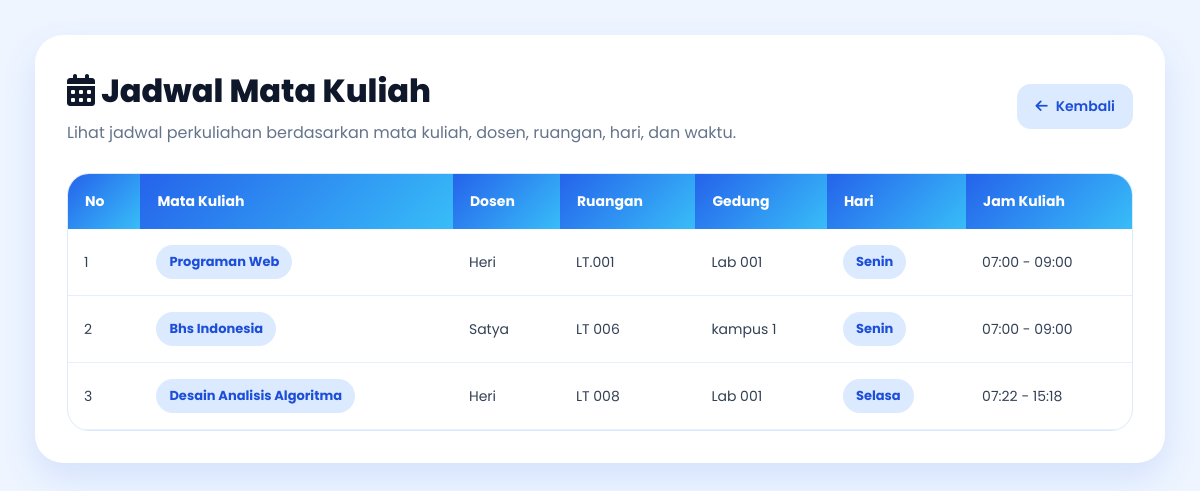
Page /jadwal-matakuliah.php (signed in) on the earlier database version.
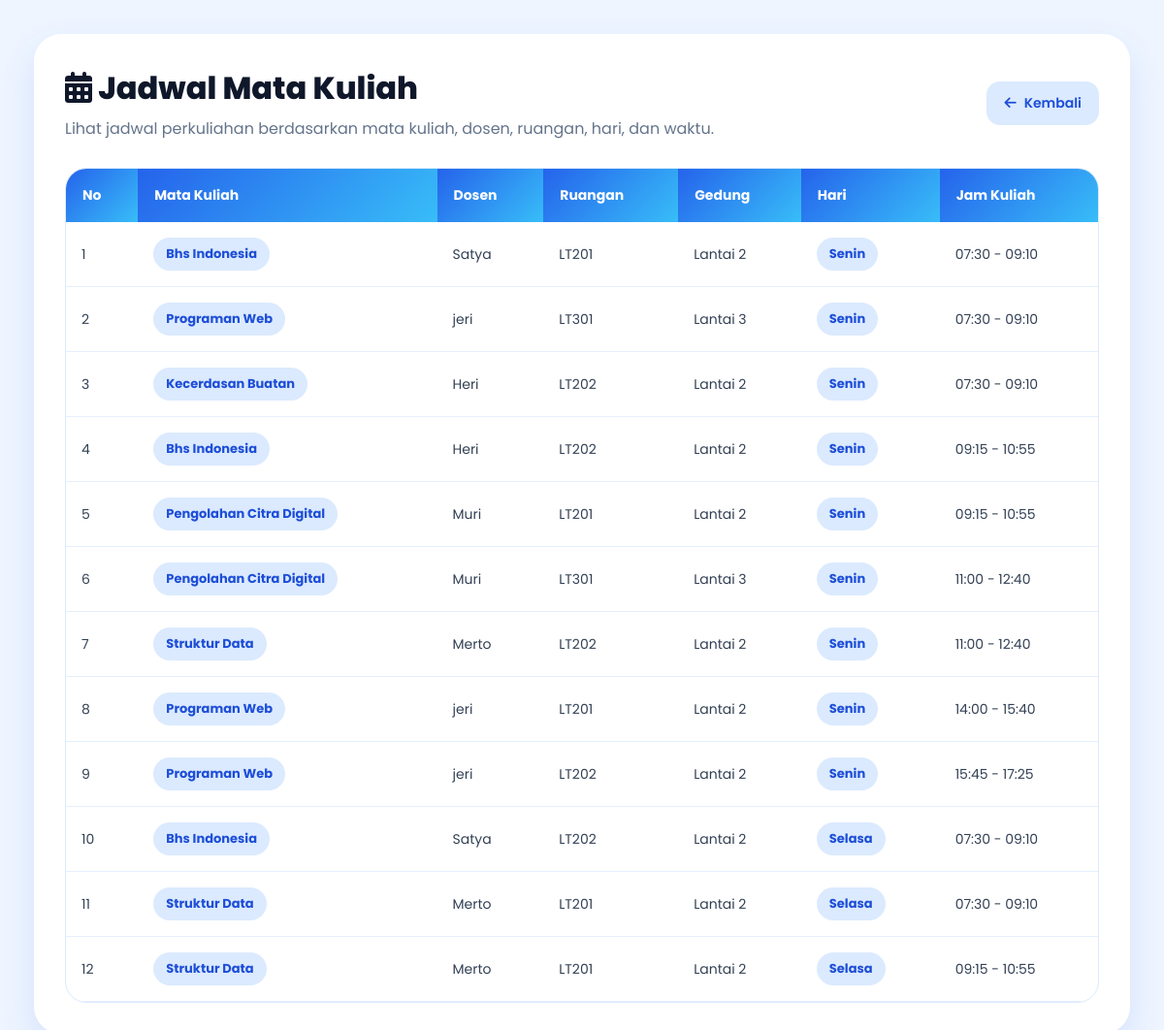
Same page on the later database version.
### tables this page shows
CREATE TABLE `jadwal_kuliah` (
  `id_jadwal` int(11) NOT NULL,
  `id_matkul` int(11) NOT NULL,
  `id_dosen` int(11) NOT NULL,
  `id_ruang` int(11) NOT NULL,
  `kelas` varchar(20) NOT NULL DEFAULT '-',
  `gedung` varchar(100) NOT NULL,
  `hari` varchar(20) NOT NULL,
  `waktu_mulai` time NOT NULL,
  `waktu_selesai` time NOT NULL
);

CREATE TABLE `mata_kuliah` (
  `id_matkul` int(11) NOT NULL,
  `nama_matkul` varchar(100) NOT NULL,
  `sks` int(11) NOT NULL
);

CREATE TABLE `dosen` (
  `id_dosen` int(11) NOT NULL,
  `nama_dosen` varchar(100) NOT NULL,
  `email_dosen` varchar(100) NOT NULL,
  `password` varchar(255) NOT NULL
);

CREATE TABLE `ruangan` (
  `id_ruang` int(11) NOT NULL,
  `nama_ruang` varchar(50) NOT NULL,
  `gedung` varchar(100) NOT NULL
);

### jadwal-matakuliah.php (the view, shortened to what this page needs)
<?php
include "connect.php";
$query = "
SELECT
    jadwal_kuliah.id_jadwal,
    jadwal_kuliah.hari,
    jadwal_kuliah.waktu_mulai,
    jadwal_kuliah.waktu_selesai,
    jadwal_kuliah.gedung,
    mata_kuliah.nama_matkul,
    dosen.nama_dosen,
    ruangan.nama_ruang
FROM jadwal_kuliah
LEFT JOIN mata_kuliah
ON jadwal_kuliah.id_matkul = mata_kuliah.id_matkul
LEFT JOIN dosen
ON jadwal_kuliah.id_dosen = dosen.id_dosen
LEFT JOIN ruangan
ON jadwal_kuliah.id_ruang = ruangan.id_ruang
ORDER BY
FIELD(jadwal_kuliah.hari, 'Senin', 'Selasa', 'Rabu', 'Kamis', 'Jumat', 'Sabtu', 'Minggu'),
jadwal_kuliah.waktu_mulai ASC
";
$data = mysqli_query($conn, $query);
?>
<!DOCTYPE html>
<html lang="id">
<head>
<link rel="stylesheet" href="https://cdnjs.cloudflare.com/ajax/libs/font-awesome/6.5.1/css/all.min.css">
</head>
<body>
<div class="container">
    <div class="header">
        <div class="title">
            <h1>
                <i class="fa-solid fa-calendar-days"></i>
                Jadwal Mata Kuliah
            </h1>
            <p>Lihat jadwal perkuliahan berdasarkan mata kuliah, dosen, ruangan, hari, dan waktu.</p>
        </div>
        <a href="dashboard-user.php" class="btn">
            <i class="fa-solid fa-arrow-left"></i>
            Kembali
        </a>
    </div>
    <div class="table-box">
        <table id="jadwalTable">
            <thead>
                <tr>
                    <th>No</th>
                    <th>Mata Kuliah</th>
                    <th>Dosen</th>
                    <th>Ruangan</th>
                    <th>Gedung</th>
                    <th>Hari</th>
                    <th>Jam Kuliah</th>
                </tr>
            </thead>
            <tbody>
                <?php if (mysqli_num_rows($data) > 0) { ?>
                    <?php $no = 1; ?>
                    <?php while ($d = mysqli_fetch_assoc($data)) { ?>
                        <tr>
                            <td><?php echo $no++; ?></td>
                            <td>
                                <span class="badge">
                                    <?php echo $d['nama_matkul'] ? $d['nama_matkul'] : 'Mata kuliah tidak ditemukan'; ?>
                                </span>
                            </td>
                            <td>
                                <?php echo $d['nama_dosen'] ? $d['nama_dosen'] : 'Dosen tidak ditemukan'; ?>
                            </td>
                            <td>
                                <?php echo $d['nama_ruang'] ? $d['nama_ruang'] : 'Ruangan tidak ditemukan'; ?>
                            </td>
                            <td>
                                <?php echo $d['gedung']; ?>
                            </td>
                            <td>
                                <span class="badge">
                                    <?php echo $d['hari']; ?>
                                </span>
                            </td>
                            <td>
                                <?php echo substr($d['waktu_mulai'], 0, 5); ?>
                                -
                                <?php echo substr($d['waktu_selesai'], 0, 5); ?>
                            </td>
                        </tr>
                    <?php } ?>
                <?php } ?>
            </tbody>
        </table>
    </div>
</div>
</body>
</html>

Differences in the rows shown:
removed jadwal_kuliah: id_matkul.nama_matkul "Programan Web", id_dosen.nama_dosen "Heri", id_ruang.nama_ruang "LT.001", gedung "Lab 001", hari "Senin", waktu_mulai "07:00", waktu_selesai "09:00"
removed jadwal_kuliah: id_matkul.nama_matkul "Bhs Indonesia", id_dosen.nama_dosen "Satya", id_ruang.nama_ruang "LT 006", gedung "kampus 1", hari "Senin", waktu_mulai "07:00", waktu_selesai "09:00"
removed jadwal_kuliah: id_matkul.nama_matkul "Desain Analisis Algoritma", id_dosen.nama_dosen "Heri", id_ruang.nama_ruang "LT 008", gedung "Lab 001", hari "Selasa", waktu_mulai "07:22", waktu_selesai "15:18"
added jadwal_kuliah: id_matkul.nama_matkul "Bhs Indonesia", id_dosen.nama_dosen "Satya", id_ruang.nama_ruang "LT201", gedung "Lantai 2", hari "Senin", waktu_mulai "07:30", waktu_selesai "09:10"
added jadwal_kuliah: id_matkul.nama_matkul "Programan Web", id_dosen.nama_dosen "jeri", id_ruang.nama_ruang "LT301", gedung "Lantai 3", hari "Senin", waktu_mulai "07:30", waktu_selesai "09:10"
added jadwal_kuliah: id_matkul.nama_matkul "Kecerdasan Buatan", id_dosen.nama_dosen "Heri", id_ruang.nama_ruang "LT202", gedung "Lantai 2", hari "Senin", waktu_mulai "07:30", waktu_selesai "09:10"
added jadwal_kuliah: id_matkul.nama_matkul "Bhs Indonesia", id_dosen.nama_dosen "Heri", id_ruang.nama_ruang "LT202", gedung "Lantai 2", hari "Senin", waktu_mulai "09:15", waktu_selesai "10:55"
added jadwal_kuliah: id_matkul.nama_matkul "Pengolahan Citra Digital", id_dosen.nama_dosen "Muri", id_ruang.nama_ruang "LT201", gedung "Lantai 2", hari "Senin", waktu_mulai "09:15", waktu_selesai "10:55"
added jadwal_kuliah: id_matkul.nama_matkul "Pengolahan Citra Digital", id_dosen.nama_dosen "Muri", id_ruang.nama_ruang "LT301", gedung "Lantai 3", hari "Senin", waktu_mulai "11:00", waktu_selesai "12:40"
added jadwal_kuliah: id_matkul.nama_matkul "Struktur Data", id_dosen.nama_dosen "Merto", id_ruang.nama_ruang "LT202", gedung "Lantai 2", hari "Senin", waktu_mulai "11:00", waktu_selesai "12:40"
added jadwal_kuliah: id_matkul.nama_matkul "Programan Web", id_dosen.nama_dosen "jeri", id_ruang.nama_ruang "LT201", gedung "Lantai 2", hari "Senin", waktu_mulai "14:00", waktu_selesai "15:40"
added jadwal_kuliah: id_matkul.nama_matkul "Programan Web", id_dosen.nama_dosen "jeri", id_ruang.nama_ruang "LT202", gedung "Lantai 2", hari "Senin", waktu_mulai "15:45", waktu_selesai "17:25"
added jadwal_kuliah: id_matkul.nama_matkul "Bhs Indonesia", id_dosen.nama_dosen "Satya", id_ruang.nama_ruang "LT202", gedung "Lantai 2", hari "Selasa", waktu_mulai "07:30", waktu_selesai "09:10"
added jadwal_kuliah: id_matkul.nama_matkul "Struktur Data", id_dosen.nama_dosen "Merto", id_ruang.nama_ruang "LT201", gedung "Lantai 2", hari "Selasa", waktu_mulai "07:30", waktu_selesai "09:10"
added jadwal_kuliah: id_matkul.nama_matkul "Struktur Data", id_dosen.nama_dosen "Merto", id_ruang.nama_ruang "LT201", gedung "Lantai 2", hari "Selasa", waktu_mulai "09:15", waktu_selesai "10:55"
